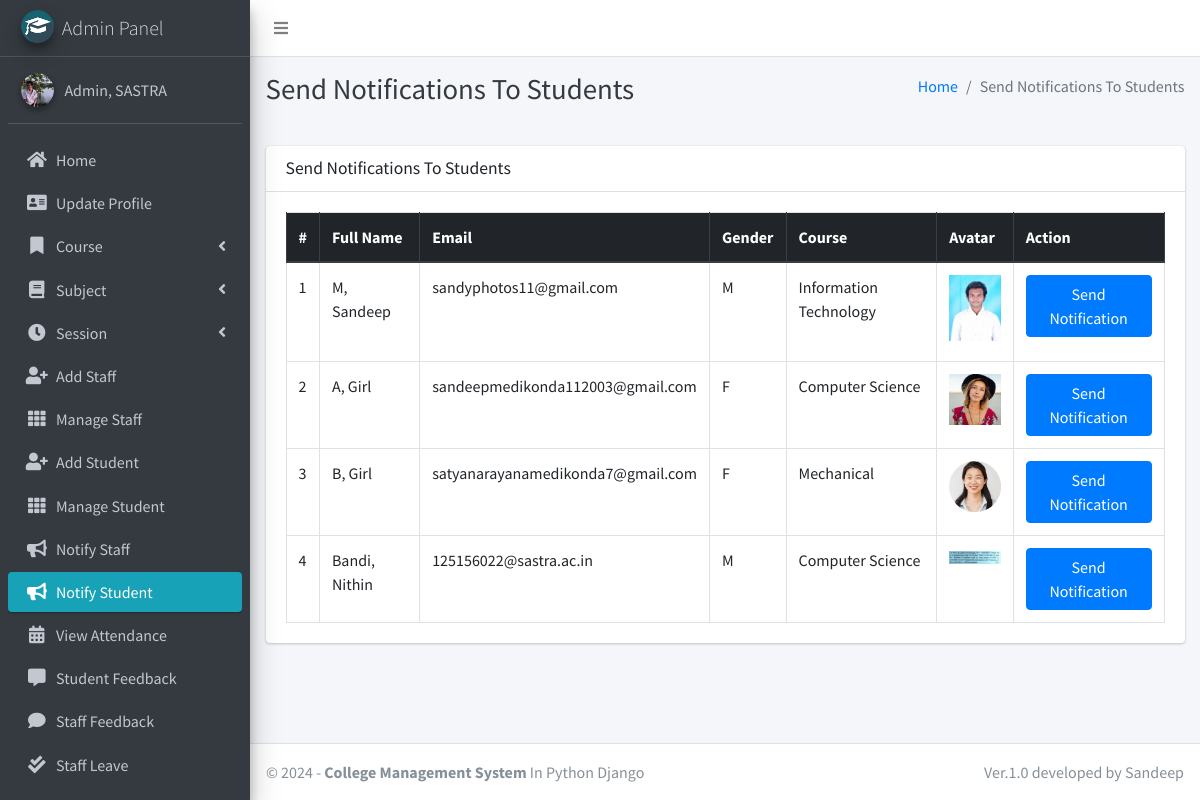
Page /admin_notify_student (signed in) on the committed database.
### main_app/models.py (models this page shows, shortened)
class CustomUser(AbstractUser):
    USER_TYPE = ((1, "HOD"), (2, "Staff"), (3, "Student"))
    GENDER = [("M", "Male"), ("F", "Female")]
    username = None  # Removed username, using email instead
    email = models.EmailField(unique=True)
    user_type = models.CharField(default=1, choices=USER_TYPE, max_length=1)
    gender = models.CharField(max_length=1, choices=GENDER)
    profile_pic = models.ImageField()
    address = models.TextField()
    fcm_token = models.TextField(default="")  # For firebase notifications
    created_at = models.DateTimeField(auto_now_add=True)
    updated_at = models.DateTimeField(auto_now=True)
    USERNAME_FIELD = "email"
    REQUIRED_FIELDS = []
    objects = CustomUserManager()
    def __str__(self):
        return self.last_name + ", " + self.first_name

class Student(models.Model):
    admin = models.OneToOneField(CustomUser, on_delete=models.CASCADE)
    course = models.ForeignKey(Course, on_delete=models.DO_NOTHING, null=True, blank=False)
    session = models.ForeignKey(Session, on_delete=models.DO_NOTHING, null=True)

class Course(models.Model):
    name = models.CharField(max_length=120)
    created_at = models.DateTimeField(auto_now_add=True)
    updated_at = models.DateTimeField(auto_now=True)

### main_app/hod_views.py (the view)
# urls.py: path("admin_notify_student", hod_views.admin_notify_student,
def admin_notify_student(request):
    student = CustomUser.objects.filter(user_type=3)
    context = {
        'page_title': "Send Notifications To Students",
        'students': student
    }
    return render(request, "hod_template/student_notification.html", context)

### main_app/templates/hod_template/student_notification.html (shortened to what this page needs)
{% extends 'main_app/base.html' %}
{% load static %}
{% block page_title %}{{page_title}}{% endblock page_title %}
{% block content %}
<section class="content">
    <div class="container-fluid">
        <div class="row">
            <div class="col-md-12">
                <div class="card">
                    <div class="card-header">
                        <h3 class="card-title">{{page_title}}</h3>
                    </div>
                    <div class="card-body">
                        <table id="example2" class="table table-bordered table-hover">
                            <thead class="thead-dark">
                                <tr>
                                    <th>#</th>
                                    <th>Full Name</th>
                                    <th>Email</th>
                                    <th>Gender</th>
                                    <th>Course</th>
                                    <th>Avatar</th>
                                    <th>Action</th>
                                </tr>
                            </thead>
                            <tbody>
                                {% for student in students %}
                                <tr>
                                    <td>{{ forloop.counter }}</td>
                                    <td>{{student.last_name}}, {{student.first_name}}</td>
                                    <td>{{student.email}}</td>
                                    <td>{{student.gender}}</td>
                                    <td>{{student.student.course.name}}</td>
                                    <td>
                                        {% if student.profile_pic == ""  %}
                                        No Image
                                        {% else %}
                                        <img class="img img-fluid mb-2" height="56" width="56"
                                            src="{{student.profile_pic}}" alt="">
                                        {% endif %}
                                    </td>
                                    <td><button data-toggle = "modal" data-target = "#myModal"class="btn btn-primary show_notification" value="{{student.id}}">Send Notification</button>
                                    </td>
                                </tr>
                                {% endfor %}
                            </tbody>
                        </table>
                    </div>
                </div>
            </div>
        </div>
    </div>
</section>
{% endblock content %}

### main_app/templates/main_app/sidebar_template.html (shortened to what this page needs)
{% load static %}
<aside class="main-sidebar sidebar-dark-info elevation-4">
    {% if request.user.user_type == '1' %}
    <a href="{% url 'admin_home' %}" class="brand-link">
        <img src="{% static 'dist/img/cmsl.png' %} " alt="AdminLTE Logo"
            class="brand-image img-circle elevation-3" >
        <span class="brand-text font-weight-light">Admin Panel</span>
    </a>
    <div class="sidebar">
        <div class="user-panel mt-3 pb-3 mb-3 d-flex">
            <div class="image">
                <img src="{{ request.user.profile_pic}}" class="img-circle elevation-2" alt="User Image">
            </div>
            <div class="info">
                <a href="#" class="d-block">{{user}}</a>
            </div>
        </div>
        <nav class="mt-2">
            <ul class="nav nav-pills nav-sidebar flex-column" data-widget="treeview" role="menu" data-accordion="false">
                <li class="nav-item">
                    {% url 'admin_home' as admin_home %}
                    <a href="{{admin_home}}" class="nav-link {% if admin_home == request.path %} active {% endif %}">
                        <i class="nav-icon fas fa-home"></i>
                        <p>
                            Home
                        </p>
                    </a>
                </li>
                <li class="nav-item">
                    {% url 'admin_view_profile' as admin_view_profile %}
                    <a href="{{admin_view_profile}}"
                        class="nav-link {% if admin_view_profile == request.path %} active {% endif %}">
                        <i class="nav-icon fas fa-address-card"></i>
                        <p>
                            Update Profile
                        </p>
                    </a>
                </li>
                <li class="nav-item has-treeview">
                    <a href="#" class="nav-link">
                        <i class="nav-icon fas fa-bookmark"></i>
                        <p>
                            Course
                            <i class="fas fa-angle-left right"></i>
                        </p>
                    </a>
                </li>
                <li class="nav-item has-treeview">
                    <a href="#" class="nav-link">
                        <i class="nav-icon fas fa-book"></i>
                        <p>
                            Subject
                            <i class="fas fa-angle-left right"></i>
                        </p>
                    </a>
                </li>
                <li class="nav-item has-treeview">
                    <a href="#" class="nav-link">
                        <i class="nav-icon fas fa-clock"></i>
                        <p>
                            Session
                            <i class="fas fa-angle-left right"></i>
                        </p>
                    </a>
                </li>
                <li class="nav-item">
                    {% url 'add_staff' as add_staff %}
                    <a href="{{add_staff}}" class="nav-link {% if add_staff == request.path %} active {% endif %}">
                        <i class="nav-icon fas fa-user-plus"></i>
                        <p>
                            Add Staff
                        </p>
                    </a>
                </li>
                <li class="nav-item">
                    {% url 'manage_staff' as manage_staff %}
                    {% url 'edit_staff' staff_id as edit_staff %}
                    <a href="{{manage_staff}}"
                        class="nav-link {% if manage_staff == request.path or request.path == edit_staff %} active {% endif %}">
                        <i class="nav-icon fas fa-th"></i>
                        <p>
                            Manage Staff
                        </p>
                    </a>
                </li>
                <li class="nav-item">
                    {% url 'add_student' as add_student%}
                    <a href="{{add_student}}" class="nav-link  {% if add_student == request.path %} active {% endif %}">
                        <i class="nav-icon fas fa-user-plus"></i>
                        <p>
                            Add Student
                        </p>
                    </a>
                </li>
                <li class="nav-item">
                    {% url 'manage_student' as manage_student %}
                    {% url 'edit_student' student_id as edit_student %}
                    <a href="{{manage_student}}"
                        class="nav-link  {% if edit_student == request.path or manage_student == request.path %} active {% endif %}">
                        <i class="nav-icon fas fa-th"></i>
                        <p>
                            Manage Student
                        </p>
                    </a>
                </li>
                <li class="nav-item">
                    {% url 'admin_notify_staff' as admin_notify_staff %}
                    <a href="{{admin_notify_staff}}"
                        class="nav-link {% if admin_notify_staff == request.path %} active {% endif %}">
                        <i class="nav-icon fas fa-bullhorn"></i>
                        <p>
                            Notify Staff
                        </p>
                    </a>
                </li>
                <li class="nav-item">
                    {% url 'admin_notify_student' as admin_notify_student %}
                    <a href="{{admin_notify_student}}"
                        class="nav-link {% if admin_notify_student == request.path %} active {% endif %}">
                        <i class="nav-icon fas fa-bullhorn"></i>
                        <p>
                            Notify Student
                        </p>
                    </a>
                </li>
                <li class="nav-item">
                    {% url 'admin_view_attendance' as admin_view_attendance %}
                <li class="nav-item">
                    <a href="{{admin_view_attendance}}"
                        class="nav-link  {% if admin_view_attendance == request.path %} active {% endif %}">
                        <i class="nav-icon fas fa-calendar-alt"></i>
                        <p>
                            View Attendance
                        </p>
                    </a>
                </li>
                <li class="nav-item">
                    {% url 'student_feedback_message' as student_feedback_message %}
                    <a href="{{ student_feedback_message }}"
                        class="nav-link  {% if student_feedback_message == request.path %} active {% endif %}">
                        <i class="nav-icon fas fa-comment-alt"></i>
                        <p>
                            Student Feedback
                        </p>
                    </a>
                </li>
                <li class="nav-item">
                    {% url 'staff_feedback_message' as staff_feedback_message %}
                    <a href="{{staff_feedback_message}}"
                        class="nav-link   {% if staff_feedback_message == request.path %} active {% endif %}">
                        <i class="nav-icon fas fa-comment"></i>
                        <p>
                            Staff Feedback
                        </p>
                    </a>
                </li>
                <li class="nav-item">
                    {% url 'view_staff_leave' as view_staff_leave %}
                    <a href="{{view_staff_leave}}"
                        class="nav-link  {% if view_staff_leave == request.path %} active {% endif %}">
                        <i class="nav-icon fas fa-check-double"></i>
                        <p>
                            Staff Leave
                        </p>
                    </a>
                </li>
                <li class="nav-item">
                    {% url 'view_student_leave' as view_student_leave %}
                    <a href="{% url 'view_student_leave' %}"
                        class="nav-link  {% if view_student_leave == request.path %} active {% endif %}">
                    </a>
                </li>
                                        {% endif %}
                                    </ul>
                                </nav>
                            </div>
</aside>

### rows in the picture
CustomUser: user.profile_pic (picture), last_name+first_name "Admin, SASTRA"
CustomUser: last_name "M", first_name "Sandeep", email "sandyphotos11@gmail.com", gender "M", student.course.name "Information Technology", shows a picture
CustomUser: last_name "A", first_name "Girl", email "sandeepmedikonda112003@gmail.com", gender "F", student.course.name "Computer Science", profile_pic (picture)
CustomUser: last_name "B", first_name "Girl", email "satyanarayanamedikonda7@gmail.com", gender "F", student.course.name "Mechanical", profile_pic (picture)
CustomUser: last_name "Bandi", first_name "Nithin", email "125156022@sastra.ac.in", gender "M", student.course.name "Computer Science", profile_pic (picture)

### other values in the picture
{{ page_title }} "Send Notifications To Students"
